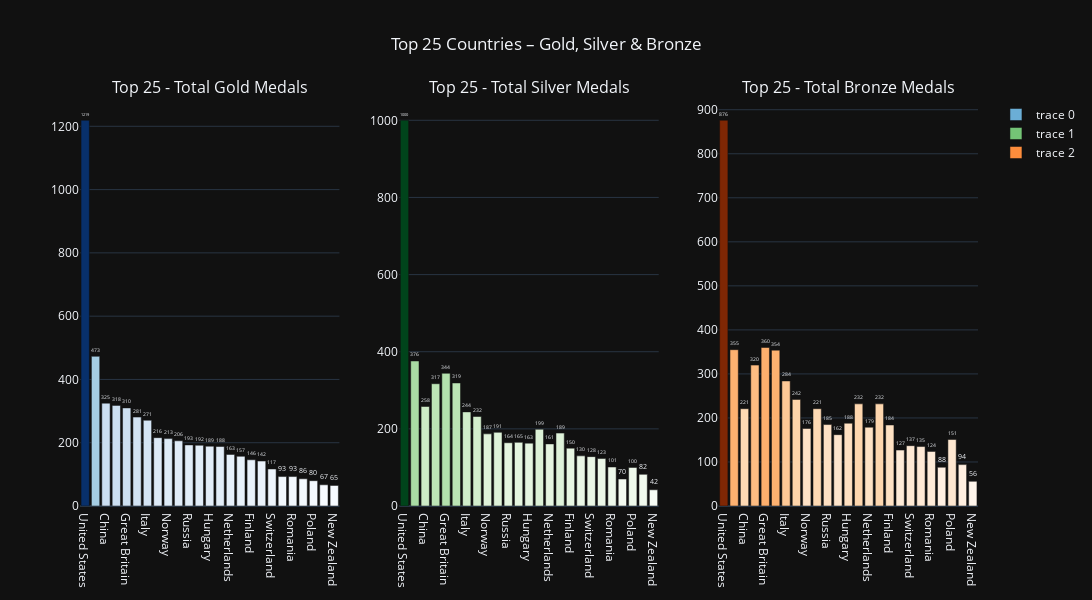

Write notebook code for a chart like this one.
### Markdown cell above
Subplots of bar graphs showing total Gold, Silver, and Bronze medals by country.

### Code cell
top25 = df.nlargest(25, 'TGold')
fig_mixed = make_subplots(
    rows=1, cols=3,
    subplot_titles=[
        "Top 25 - Total Gold Medals",
        "Top 25 - Total Silver Medals",
        "Top 25 - Total Bronze Medals"
    ]
)
fig_mixed.add_trace(
    go.Bar(
        x=top25['Team'],
        y=top25['TGold'],
        text=top25['TGold'],
        textposition='outside',
        marker=dict(color=top25['TGold'], colorscale='Blues')
    ),
    row=1, col=1
)
fig_mixed.add_trace(
    go.Bar(
        x=top25['Team'],
        y=top25['TSilver'],
        text=top25['TSilver'],
        textposition='outside',
        marker=dict(color=top25['TSilver'], colorscale='Greens')
    ),
    row=1, col=2
)
fig_mixed.add_trace(
    go.Bar(
        x=top25['Team'],
        y=top25['TBronze'],
        text=top25['TBronze'],
        textposition='outside',
        marker=dict(color=top25['TBronze'], colorscale='Oranges')
    ),
    row=1, col=3
)
fig_mixed.update_layout(
    height=600,
    width=1800,
    template='plotly_dark',
    title_text="Top 25 Countries – Gold, Silver & Bronze",
    title_x=0.5
)

fig_mixed.show()

### Figure 1 — Plotly figure (JSON) as saved in the notebook; plotly's stock layout.template omitted (floating-point values rounded to 4 significant figures)
{"data": [{"marker": {"color": [1219, 473, 325, 318, 310, 281, 271, 216, 213, 206, 193, 192, 189, 188, 163, 157, 146, 142, 117, 93, 93, 86, 80, 67, 65], "colorscale": [[0, "rgb(247,251,255)"], [0.125, "rgb(222,235,247)"], [0.25, "rgb(198,219,239)"], [0.375, "rgb(158,202,225)"], [0.5, "rgb(107,174,214)"], [0.625, "rgb(66,146,198)"], [0.75, "rgb(33,113,181)"], [0.875, "rgb(8,81,156)"], [1, "rgb(8,48,107)"]]}, "text": [1219.0, 473.0, 325.0, 318.0, 310.0, 281.0, 271.0, 216.0, 213.0, 206.0, 193.0, 192.0, 189.0, 188.0, 163.0, 157.0, 146.0, 142.0, 117.0, 93.0, 93.0, 86.0, 80.0, 67.0, 65.0], "textposition": "outside", "type": "bar", "x": ["United States", "Soviet Union", "China", "Germany", "Great Britain", "France", "Italy", "Sweden", "Norway", "Japan", "Russia", "East Germany", "Hungary", "Australia", "Netherlands", "Canada", "Finland", "South Korea", "Switzerland", "Austria", "Romania", "Cuba", "Poland", "West Germany", "New Zealand"], "xaxis": "x", "y": [1219, 473, 325, 318, 310, 281, 271, 216, 213, 206, 193, 192, 189, 188, 163, 157, 146, 142, 117, 93, 93, 86, 80, 67, 65], "yaxis": "y"}, {"marker": {"color": [1000, 376, 258, 317, 344, 319, 244, 232, 187, 191, 164, 165, 163, 199, 161, 189, 150, 130, 128, 123, 101, 70, 100, 82, 42], "colorscale": [[0, "rgb(247,252,245)"], [0.125, "rgb(229,245,224)"], [0.25, "rgb(199,233,192)"], [0.375, "rgb(161,217,155)"], [0.5, "rgb(116,196,118)"], [0.625, "rgb(65,171,93)"], [0.75, "rgb(35,139,69)"], [0.875, "rgb(0,109,44)"], [1, "rgb(0,68,27)"]]}, "text": [1000.0, 376.0, 258.0, 317.0, 344.0, 319.0, 244.0, 232.0, 187.0, 191.0, 164.0, 165.0, 163.0, 199.0, 161.0, 189.0, 150.0, 130.0, 128.0, 123.0, 101.0, 70.0, 100.0, 82.0, 42.0], "textposition": "outside", "type": "bar", "x": ["United States", "Soviet Union", "China", "Germany", "Great Britain", "France", "Italy", "Sweden", "Norway", "Japan", "Russia", "East Germany", "Hungary", "Australia", "Netherlands", "Canada", "Finland", "South Korea", "Switzerland", "Austria", "Romania", "Cuba", "Poland", "West Germany", "New Zealand"], "xaxis": "x2", "y": [1000, 376, 258, 317, 344, 319, 244, 232, 187, 191, 164, 165, 163, 199, 161, 189, 150, 130, 128, 123, 101, 70, 100, 82, 42], "yaxis": "y2"}, {"marker": {"color": [876, 355, 221, 320, 360, 354, 284, 242, 176, 221, 185, 162, 188, 232, 179, 232, 184, 127, 137, 135, 124, 88, 151, 94, 56], "colorscale": [[0, "rgb(255,245,235)"], [0.125, "rgb(254,230,206)"], [0.25, "rgb(253,208,162)"], [0.375, "rgb(253,174,107)"], [0.5, "rgb(253,141,60)"], [0.625, "rgb(241,105,19)"], [0.75, "rgb(217,72,1)"], [0.875, "rgb(166,54,3)"], [1, "rgb(127,39,4)"]]}, "text": [876.0, 355.0, 221.0, 320.0, 360.0, 354.0, 284.0, 242.0, 176.0, 221.0, 185.0, 162.0, 188.0, 232.0, 179.0, 232.0, 184.0, 127.0, 137.0, 135.0, 124.0, 88.0, 151.0, 94.0, 56.0], "textposition": "outside", "type": "bar", "x": ["United States", "Soviet Union", "China", "Germany", "Great Britain", "France", "Italy", "Sweden", "Norway", "Japan", "Russia", "East Germany", "Hungary", "Australia", "Netherlands", "Canada", "Finland", "South Korea", "Switzerland", "Austria", "Romania", "Cuba", "Poland", "West Germany", "New Zealand"], "xaxis": "x3", "y": [876, 355, 221, 320, 360, 354, 284, 242, 176, 221, 185, 162, 188, 232, 179, 232, 184, 127, 137, 135, 124, 88, 151, 94, 56], "yaxis": "y3"}], "layout": {"annotations": [{"font": {"size": 16}, "showarrow": false, "text": "Top 25 - Total Gold Medals", "x": 0.1444, "xanchor": "center", "xref": "paper", "y": 1, "yanchor": "bottom", "yref": "paper"}, {"font": {"size": 16}, "showarrow": false, "text": "Top 25 - Total Silver Medals", "x": 0.5, "xanchor": "center", "xref": "paper", "y": 1, "yanchor": "bottom", "yref": "paper"}, {"font": {"size": 16}, "showarrow": false, "text": "Top 25 - Total Bronze Medals", "x": 0.8556, "xanchor": "center", "xref": "paper", "y": 1, "yanchor": "bottom", "yref": "paper"}], "height": 600, "title": {"text": "Top 25 Countries – Gold, Silver & Bronze", "x": 0.5}, "width": 1800, "xaxis": {"anchor": "y", "domain": [0, 0.2889]}, "xaxis2": {"anchor": "y2", "domain": [0.3556, 0.6444]}, "xaxis3": {"anchor": "y3", "domain": [0.7111, 1]}, "yaxis": {"anchor": "x", "domain": [0, 1]}, "yaxis2": {"anchor": "x2", "domain": [0, 1]}, "yaxis3": {"anchor": "x3", "domain": [0, 1]}}}
